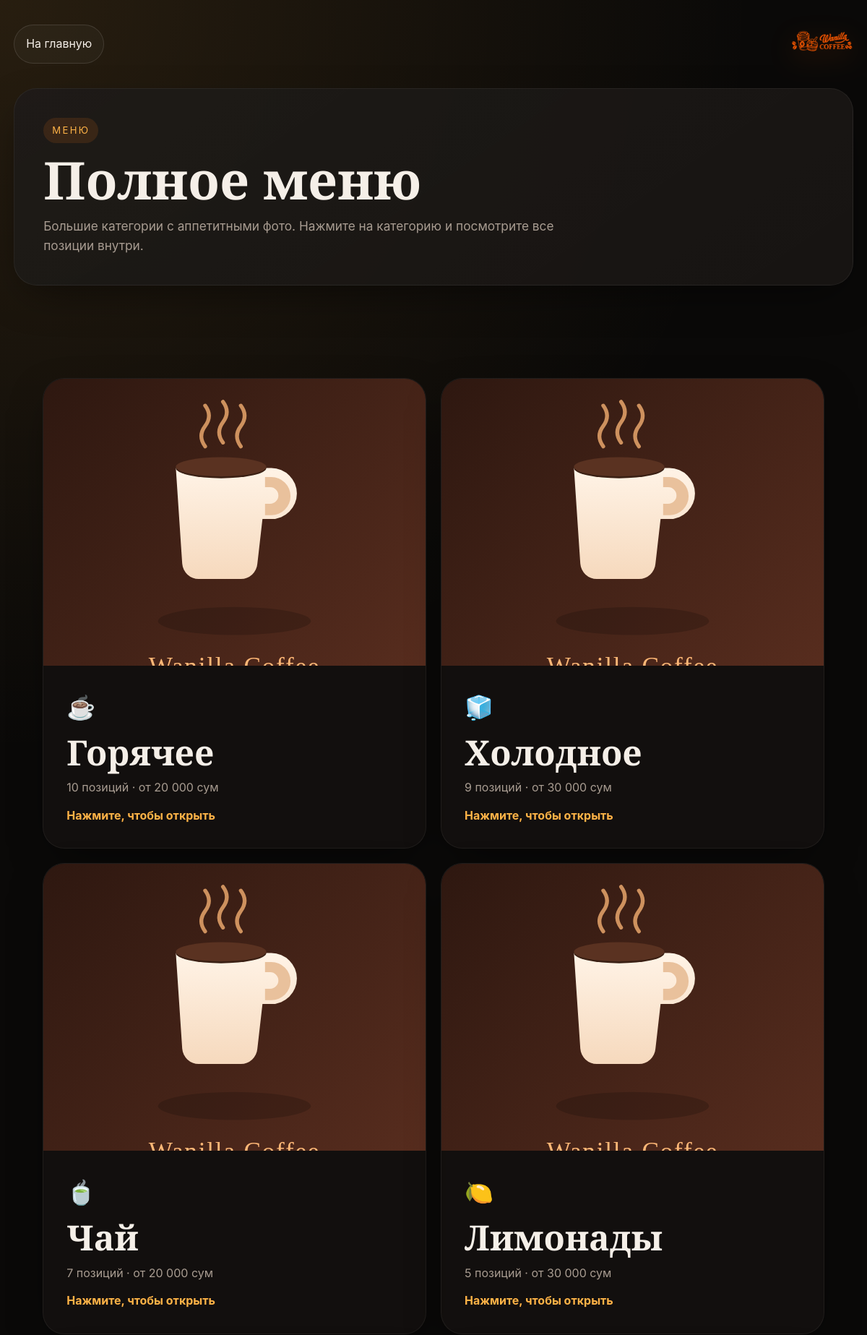
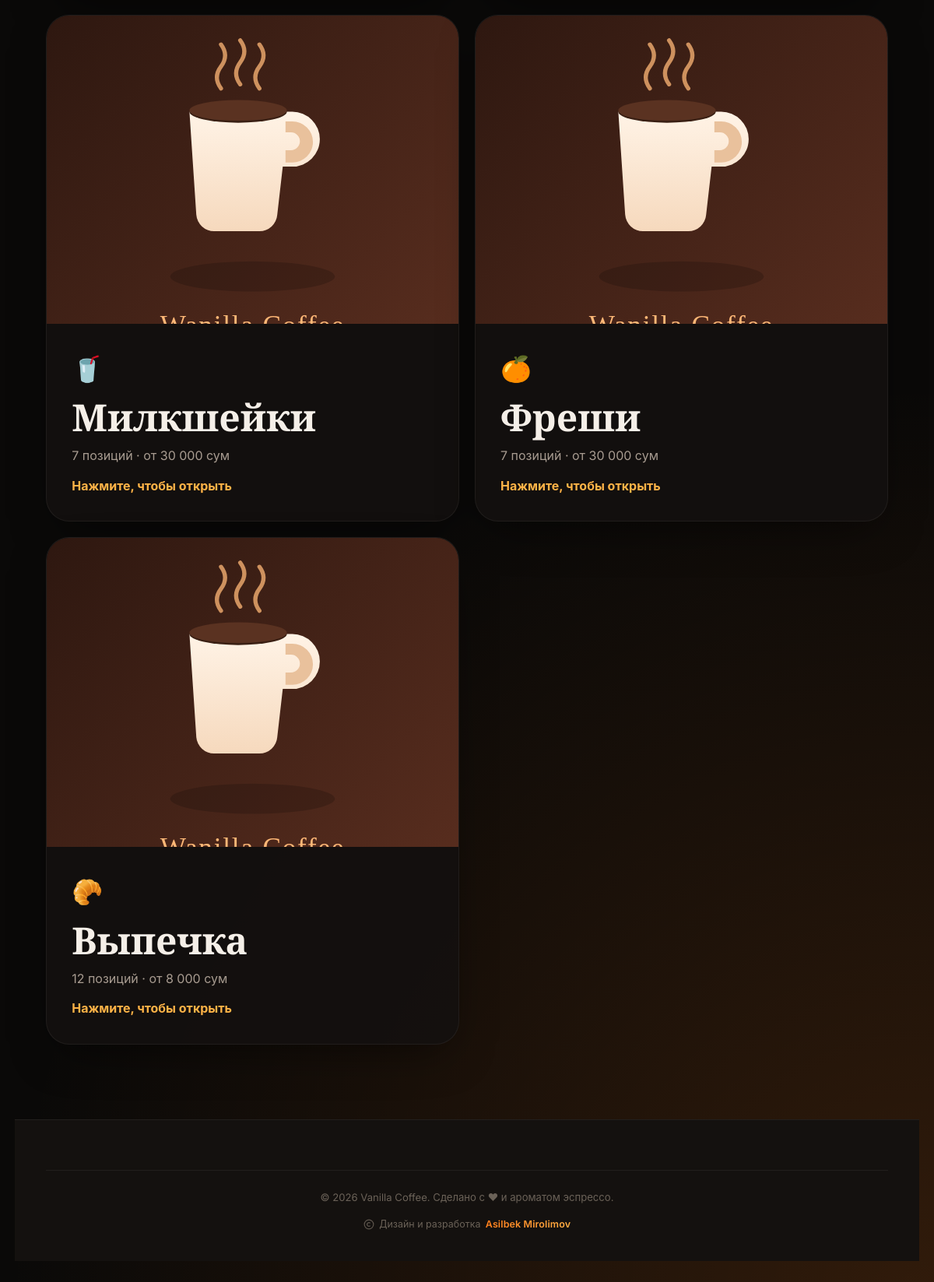
The page /menu on the database its author committed (2 pictures, top to bottom).
### tables this page shows
CREATE TABLE categories (
  id          TEXT PRIMARY KEY,
  name_ru     TEXT NOT NULL,
  name_uz     TEXT NOT NULL,
  icon        TEXT,
  sort_order  INTEGER DEFAULT 0
);

CREATE TABLE product_sizes (
  id           INTEGER PRIMARY KEY AUTOINCREMENT,
  product_id   TEXT NOT NULL REFERENCES products(id) ON DELETE CASCADE,
  size_label   TEXT NOT NULL,    -- "250", "450", "1 шт"
  size_kind    TEXT NOT NULL DEFAULT 'ml',  -- 'ml' or 'piece'
  price        INTEGER NOT NULL,
  sort_order   INTEGER DEFAULT 0
);

### app.py (the view)
@app.route("/menu")
def menu_page():
    lang = current_lang()
    session["lang"] = lang
    return render_template(
        "menu.html",
        table=session.get("table"),
        lang=lang,
        t=dict_for(lang),
        supported_langs=SUPPORTED_LANGS,
        site_url=SITE_URL,
        seo={
            **build_seo(lang),
            "title": "Vanilla Coffee Menyusi" if lang == "uz" else "Меню Vanilla Coffee",
        },
        jsonld=json.dumps(build_jsonld(lang), ensure_ascii=False),
        canonical=f"{SITE_URL}/menu",
        menu_sections=build_menu_sections(lang),
    )

### app.py (called while the page is built)
@app.after_request
def add_security_headers(resp):
    if request.path.startswith("/static/"):
        resp.headers.setdefault("Cache-Control", "public, max-age=2592000, immutable")
    resp.headers.setdefault("X-Content-Type-Options", "nosniff")
    resp.headers.setdefault("X-Frame-Options", "SAMEORIGIN")
    resp.headers.setdefault("Referrer-Policy", "strict-origin-when-cross-origin")
    resp.headers.setdefault("Permissions-Policy", "geolocation=(), microphone=(), camera=()")
    if IS_PROD:
        resp.headers.setdefault(
            "Strict-Transport-Security",
            "max-age=31536000; includeSubDomains"
        )
    return resp

@app.context_processor
def inject_asset_url():
    def asset_url(filename):
        file_path = os.path.join(app.static_folder, filename)
        version = None
        try:
            version = int(os.path.getmtime(file_path))
        except OSError:
            version = None
        return url_for("static", filename=filename, v=version)
    return {
        "asset_url": asset_url,
        "google_site_verification": GOOGLE_SITE_VERIFICATION,
        "yandex_verification": YANDEX_VERIFICATION,
    }

def current_lang():
    lang = (request.args.get("lang") or session.get("lang") or DEFAULT_LANG).lower()
    if lang not in SUPPORTED_LANGS:
        lang = DEFAULT_LANG
    return lang

def build_seo(lang, table=None):
    base = SEO.get(lang, SEO["ru"])
    if table:
        suffix = f" — Стол {table}" if lang == "ru" else f" — Stol {table}"
        return {**base, "title": base["title"] + suffix}
    return base

def build_menu_sections(lang):
    categories = db.all_categories()
    products = db.all_products()
    grouped = []
    for category in categories:
        items = [p for p in products if p["category_id"] == category["id"]]
        if not items:
            continue
        prices = [
            size["price"]
            for item in items
            for size in item.get("sizes", [])
        ]
        min_price = min(prices) if prices else 0
        grouped.append({
            "id": category["id"],
            "name": category["name"].get(lang, category["name"]["ru"]),
            "icon": category.get("icon", ""),
            "cover": items[0].get("img") or f"{SITE_URL}/static/img/og.jpg",
            "items_count": len(items),
            "min_price": min_price,
            "products": items,
        })
    return grouped

### templates/menu.html (shortened to what this page needs)
<!DOCTYPE html>
<html lang="{{ lang }}">
<head>
<link rel="stylesheet" href="{{ asset_url('css/styles.css') }}" />
</head>
<body class="menu-page">
<div class="bean-field" id="beanField"></div>
<header class="menu-hero">
  <nav class="menu-topbar">
    <a href="{{ url_for('index', lang=lang) }}" class="menu-back">{{ t['menu.back_home'] }}</a>
    <a href="{{ url_for('index', lang=lang) }}" class="nav-logo">
      <img src="{{ asset_url('img/logo-full.png') }}" alt="Wanilla Coffee" class="brand-logo" width="1536" height="1024" />
    </a>
  </nav>
  <div class="menu-hero-inner">
    <span class="menu-kicker">{{ t['menu.kicker'] }}</span>
    <h1>{{ t['menu.page_title'] }}</h1>
    <p>{{ t['menu.page_sub'] }}</p>
  </div>
</header>
<main class="menu-page-shell" id="menu-main">
  <section class="menu-category-grid">
  {% for section in menu_sections %}
  <a href="{{ url_for('menu_category_page', category_id=section.id, lang=lang) }}" class="menu-category-card">
    <article class="menu-spotlight">
      <div class="menu-spotlight-media">
        <img src="{{ section.cover }}" alt="{{ section.name }} — Wanilla Coffee Toshkent" width="600" height="600" loading="lazy" decoding="async" onerror="this.onerror=null;this.src='/static/img/menu/placeholder.svg'" />
      </div>
      <div class="menu-spotlight-copy">
        <span class="menu-spotlight-icon">{{ section.icon }}</span>
        <h2>{{ section.name }}</h2>
        <p>{{ section.items_count }} {{ t['menu.items_count'] }} · {% if t['menu.from'] %}{{ t['menu.from'] }} {% endif %}{{ "{:,}".format(section.min_price).replace(",", " ") }} {{ t['curr.sum'] }}{% if t['menu.from_suffix'] %} {{ t['menu.from_suffix'] }}{% endif %}</p>
        <span class="menu-spotlight-cta">{{ t['menu.page_hint'] }}</span>
      </div>
    </article>
  </a>
  {% endfor %}
  </section>
  <footer class="footer">
    <div class="footer-inner">
      <div class="footer-copy">{{ t['ftr.copy'] }}</div>
      <div class="footer-credit">
        <svg viewBox="0 0 24 24" fill="none" stroke="currentColor" stroke-width="2" aria-hidden="true"><circle cx="12" cy="12" r="10"/><path d="M14.83 14.83a4 4 0 110-5.66"/></svg>
        <span>{{ t['ftr.designed_by'] }}</span>
        <a href="https://t.me/mirolimov_a" target="_blank" rel="noopener" class="credit-name" data-no-transition="1">Asilbek Mirolimov</a>
      </div>
    </div>
  </footer>
</main>
</body>
</html>

### rows shown on the page
categories: name "Горячее"
product_sizes: price "20 000"
categories: name "Холодное"
product_sizes: price "30 000"
categories: name "Чай"
product_sizes: price "20 000"
categories: name "Лимонады"
product_sizes: price "30 000"
categories: name "Милкшейки"
product_sizes: price "30 000"
categories: name "Фреши"
product_sizes: price "30 000"
categories: name "Выпечка"
product_sizes: price "8 000"

### other values the page prints
{{ t['menu.back_home'] }} "На главную"
{{ t['menu.kicker'] }} "МЕНЮ"
{{ t['menu.page_title'] }} "Полное меню"
{{ t['menu.page_sub'] }} "Большие категории с аппетитными фото. Нажмите на категорию и посмотрите все позиции внутри."
{{ section.icon }} "☕" "🧊" "🍵" "🍋" "🥤" "🍊" "🥐"
{{ section.items_count }} "10" "9" "7" "5" "7" "7" "12"
{{ t['menu.items_count'] }} "позиций" "позиций" "позиций" "позиций" "позиций" "позиций" "позиций"
{{ t['menu.from'] }} "от" "от" "от" "от" "от" "от" "от"
{{ t['curr.sum'] }} "сум" "сум" "сум" "сум" "сум" "сум" "сум"
{{ t['menu.page_hint'] }} "Нажмите, чтобы открыть" "Нажмите, чтобы открыть" "Нажмите, чтобы открыть" "Нажмите, чтобы открыть" "Нажмите, чтобы открыть" "Нажмите, чтобы открыть" "Нажмите, чтобы открыть"
{{ t['ftr.copy'] }} "© 2026 Vanilla Coffee. Сделано с ♥ и ароматом эспрессо."
{{ t['ftr.designed_by'] }} "Дизайн и разработка"
